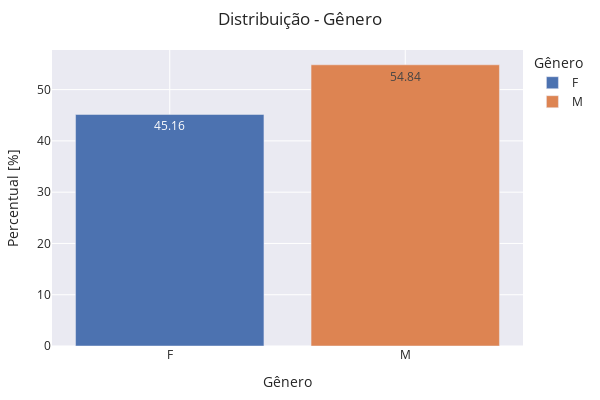

Notebook code for this chart:
### Code cell
#plota as quantidades
genero = studentInfo.groupby('gender').agg({'id_student':'count'}).reset_index().\
    rename(columns={"gender": "Genero", 'id_student': 'Qtde'})

genero['Percentual'] = genero.apply(lambda x: round(100 * (x['Qtde'] / genero['Qtde'].sum()),2), axis=1)
    
fig = px.bar(genero, x='Genero', y='Percentual', \
    text='Percentual', color='Genero',  hover_data=['Qtde'],\
        template="seaborn")

fig.update_layout(
    margin=dict(l=20, r=50, t=50, b=20),
    title = 'Distribuição - Gênero',
    xaxis_title="Gênero",
    yaxis_title="Percentual [%]",
    legend_title="Gênero",
    width=600, 
    height=400,
    uniformtext_minsize=10, 
    uniformtext_mode='hide',
)
fig.show()

### Figure 1 — Plotly figure (JSON) as saved in the notebook; plotly's stock layout.template omitted (floating-point values rounded to 4 significant figures)
{"data": [{"alignmentgroup": "True", "customdata": [[14718]], "hovertemplate": "Genero=%{x}<br>Percentual=%{text}<br>Qtde=%{customdata[0]}<extra></extra>", "legendgroup": "F", "marker": {"color": "rgb(76,114,176)", "pattern": {"shape": ""}}, "name": "F", "offsetgroup": "F", "orientation": "v", "showlegend": true, "text": [45.16], "textposition": "auto", "type": "bar", "x": ["F"], "xaxis": "x", "y": [45.16], "yaxis": "y"}, {"alignmentgroup": "True", "customdata": [[17875]], "hovertemplate": "Genero=%{x}<br>Percentual=%{text}<br>Qtde=%{customdata[0]}<extra></extra>", "legendgroup": "M", "marker": {"color": "rgb(221,132,82)", "pattern": {"shape": ""}}, "name": "M", "offsetgroup": "M", "orientation": "v", "showlegend": true, "text": [54.84], "textposition": "auto", "type": "bar", "x": ["M"], "xaxis": "x", "y": [54.84], "yaxis": "y"}], "layout": {"barmode": "relative", "height": 400, "legend": {"title": {"text": "Gênero"}, "tracegroupgap": 0}, "margin": {"b": 20, "l": 20, "r": 50, "t": 50}, "title": {"text": "Distribuição - Gênero"}, "uniformtext": {"minsize": 10, "mode": "hide"}, "width": 600, "xaxis": {"anchor": "y", "categoryarray": ["F", "M"], "categoryorder": "array", "domain": [0, 1], "title": {"text": "Gênero"}}, "yaxis": {"anchor": "x", "domain": [0, 1], "title": {"text": "Percentual [%]"}}}}
